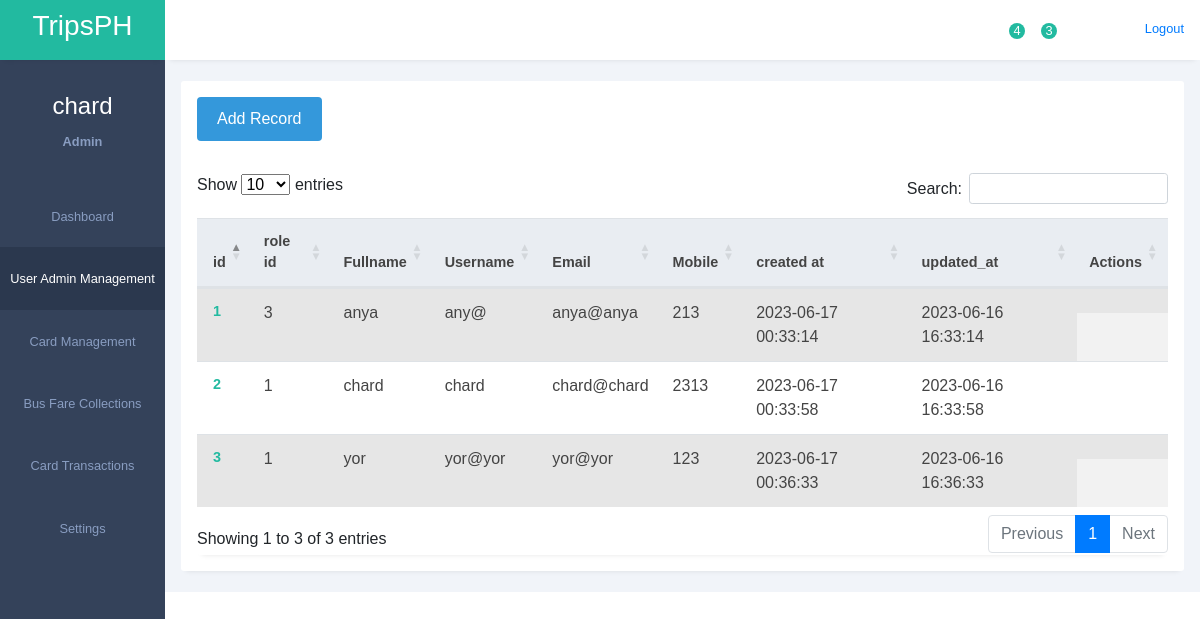
Page /admin/cardtransactions/card_transactions.php (signed in) on the committed database.
### tables this page shows
CREATE TABLE `tbl_users` (
  `id` int(11) NOT NULL AUTO_INCREMENT,
  `user_role_id` int(11) DEFAULT NULL,
  `full_name` varchar(255) DEFAULT NULL,
  `username` varchar(50) NOT NULL,
  `email` varchar(255) DEFAULT NULL,
  `mobile` varchar(25) DEFAULT NULL,
  `password` varchar(255) NOT NULL,
  `status` tinyint(1) NOT NULL,
  `created_at` TIMESTAMP DEFAULT CURRENT_TIMESTAMP,
  `updated_at` TIMESTAMP NOT NULL DEFAULT CURRENT_TIMESTAMP ON UPDATE CURRENT_TIMESTAMP,
  PRIMARY KEY (`id`)
);

### admin/cardtransactions/card_transactions.php (the view, shortened to what this page needs)
<?php
require_once('../../admin/config.php');
?>
<!DOCTYPE html>
<html lang="en">
<head>
    <head>
        <link rel="stylesheet" href="../assets/styles1.css">
        <link rel="stylesheet" href="https://maxst.icons8.com/vue-static/landings/line-awesome/line-awesome/1.3.0/css/line-awesome.min.css">
        <link rel="stylesheet" href="../assets/bootstrap.min.css">
        <link href="https://use.fontawesome.com/releases/v5.0.4/css/all.css" rel="stylesheet">
        <link rel="stylesheet" href="https://cdn.datatables.net/1.13.4/css/dataTables.bootstrap5.min.css" />
    </head>
<body>
    <div class="sidebar">
        <div class="side-header">
            <h3>T<span>ripsPH</span></h3>
        </div>
        <div class="side-content">
            <div class="profile">
                <h4>
                    <?php
                    if (isset($_SESSION['username'])) {
                        echo $_SESSION['username'];
                    } else {
                        echo 'Default Name';
                    }
                    ?>
                </h4>
                <small>Admin</small>
            </div>
            <div class="side-menu">
                <ul>
                    <li>
                        <a href="../dashboard.php">
                            <small>Dashboard</small>
                        </a>
                    </li>
                    <li>
                        <a href="user_management.php" class="active">
                            <small>User Admin Management</small>
                        </a>
                    </li>
                    <li>
                        <a href="../admin/cardmanagement/card_management.php">
                            <small>Card Management</small>
                        </a>
                    </li>
                    <li>
                        <a href="../busfarecollection/bus_fare_collection.php">
                            <small>Bus Fare Collections</small>
                        </a>
                    </li>
                    <li>
                        <a href="../cardtransactions/card_transactions.php">
                            <small>Card Transactions</small>
                        </a>
                    </li>
                    <li>
                        <a href="../setting/settings.php">
                            <small>Settings</small>
                        </a>
                    </li>
                </ul>
            </div>
        </div>
    </div>
    <div class="main-content">
        <header>
            <div class="header-content">
                <div class="header-menu">
                    <div class="notify-icon">
                        <span class="notify">4</span>
                    </div>
                    <div class="notify-icon">
                        <span class="notify">3</span>
                    </div>
                    <div class="user">
                        <div class="bg-img" style="background-image: url(img/1.jpeg)"></div>
                        <a href="../logout.php">
                            <span>Logout</span></a>
                    </div>
                </div>
            </div>
        </header>
        <main>
            <div class="page-content">
                <div class="records table-responsive">
                    <div class="record-header">
                        <div class="add">
                            <a href="add-record.php" class="button">Add Record</a>
                        </div>
                    </div>
                    <div>
                        <div class="record-header">
                            <div class="records table-responsive">
                                <table id="example" class="table table-striped" style="width: 100%">
                                    <thead>
                                        <tr>
                                            <th>id</th>
                                            <th>role id</th>
                                            <th>Fullname</th>
                                            <th>Username</th>
                                            <th>Email</th>
                                            <th>Mobile</th>
                                            <th>created at</th>
                                            <th>updated_at</th>
                                            <th>Actions</th>
                                        </tr>
                                    </thead>
                                    <tbody>
                                        <?php
                                        $sql = "SELECT * FROM `tbl_users`";
                                        $result = mysqli_query($link, $sql);
                                        while ($row = mysqli_fetch_assoc($result)) {
                                        ?>
                                            <tr>
                                                <td><?php echo $row["id"] ?></td>
                                                <td><?php echo $row["user_role_id"] ?></td>
                                                <td><?php echo $row["full_name"] ?></td>
                                                <td><?php echo $row["username"] ?></td>
                                                <td><?php echo $row["email"] ?></td>
                                                <td><?php echo $row["mobile"] ?></td>
                                                <td><?php echo $row["created_at"] ?></td>
                                                <td><?php echo $row["updated_at"] ?></td>
                                                <td class="actions">
                                                </td>
                                            </tr>
                                        <?php
                                        }
                                        ?>
                                    </tbody>
                                </table>
</body>
</html>

### admin/assets/styles1.css (style rules this page uses)
:root { --main-color: #22baa0; --color-dark: #34425a; --text-grey: #b0b0b0; }
* { margin: 0; padding: 0; text-decoration: none; list-style-type: none; box-sizing: border-box; font-family: "Merriweather", sans-serif; }
.sidebar { position: fixed; height: 100%; width: 165px; left: 0; bottom: 0; top: 0; z-index: 100; background: var(--color-dark); transition: left 300ms; }
.side-header { box-shadow: 0px 5px 5px -5px rgb(0 0 0 /10%); background: var(--main-color); height: 60px; display: flex; justify-content: center; align-items: center; }
.side-header h3, side-head span { color: #fff; font-weight: 400; }
.side-content { height: calc(100vh - 60px); overflow: auto; }
.profile { text-align: center; padding: 2rem 0rem; }
.profile h4 { color: #fff; font-weight: 500; }
.profile small { color: #899dc1; font-weight: 600; }
.sidebar { overflow-y: auto; }
.side-menu ul { text-align: center; }
.side-menu a { display: block; padding: 1.2rem 0rem; }
.side-menu a.active { background: #2b384e; }
.side-menu a.active span, .side-menu a.active small { color: #fff; }
.side-menu a span, .side-menu a small { color: #899dc1; }
.main-content { margin-left: 165px; width: calc(100% - 165px); transition: margin-left 300ms; }
header { position: fixed; right: 0; top: 0; left: 165px; z-index: 100; height: 60px; box-shadow: 0px 5px 5px -5px rgb(0 0 0 /10%); background: #fff; transition: left 300ms; }
.header-content, .header-menu { display: flex; align-items: center; }
.header-content { justify-content: space-between; padding: 0rem 1rem; }
.header-menu { justify-content: flex-end; padding-top: 0.5rem; }
.header-menu label, .header-menu .notify-icon { margin-right: 2rem; position: relative; }
.notify-icon span:last-child { position: absolute; background: var(--main-color); height: 16px; width: 16px; display: flex; justify-content: center; align-items: center; border-radius: 50%; right: -5px; top: -5px; color: #fff; font-size: 0.8rem; font-weight: 500; }
.user { display: flex; align-items: center; }
.user div, .client-img { height: 40px; width: 40px; margin-right: 1rem; }
.user span:last-child { display: inline-block; margin-left: 0.3rem; font-size: 0.8rem; }
main { margin-top: 60px; }
.page-content { padding: 1.3rem 1rem; background: #f1f4f9; }
.records { box-shadow: 0px 5px 5px -5px rgb(0 0 0 / 10%); background: #fff; border-radius: 3px; }
.record-header { padding: 1rem; display: flex; justify-content: space-between; align-items: center; }
.add, .browse { display: flex; align-items: center; }
.button { display: inline-block; padding: 10px 20px; background-color: #3498db; color: #fff; text-decoration: none; border-radius: 4px; transition: background-color 0.3s ease; }
.table-responsive { width: 100%; overflow: auto; }
table { border-collapse: collapse; }
table thead tr { background: #e9edf2; }
table thead th { padding: 1rem 0rem; text-align: left; color: #444; font-size: 0.9rem; }
table thead th:first-child { padding-left: 1rem; }
table tbody td { padding: 1rem 0rem; color: #444; }
table tbody td:first-child { padding-left: 1rem; color: var(--main-color); font-weight: 600; font-size: 0.9rem; }
table tbody tr { border-bottom: 1px solid #dee2e8; }
.actions { display: flex; align-items: center; }

### rows in the picture
tbl_users: id "1", user_role "3", full_name "anya", username "any@", email "anya@anya", mobile "213", created_at "2023-06-17 00:33:14", updated_at "2023-06-16 16:33:14"
tbl_users: id "2", user_role "1", full_name "chard", username "chard", email "chard@chard", mobile "2313", created_at "2023-06-17 00:33:58", updated_at "2023-06-16 16:33:58"
tbl_users: id "3", user_role "1", full_name "yor", username "yor@yor", email "yor@yor", mobile "123", created_at "2023-06-17 00:36:33", updated_at "2023-06-16 16:36:33"

### other values in the picture
$_SESSION['username'] "chard"
